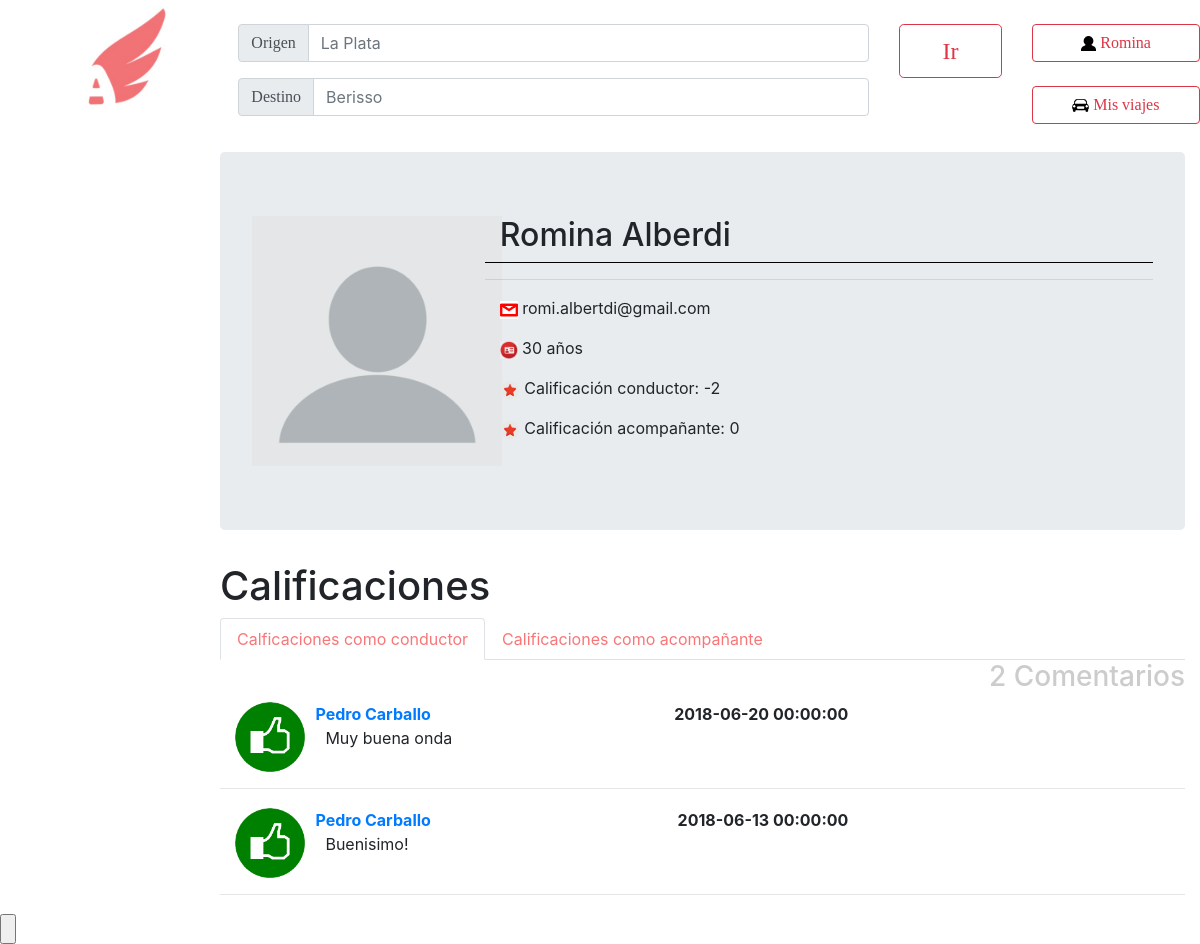
Before: /verPerfil.php?id=113 (signed in) with the older database file.
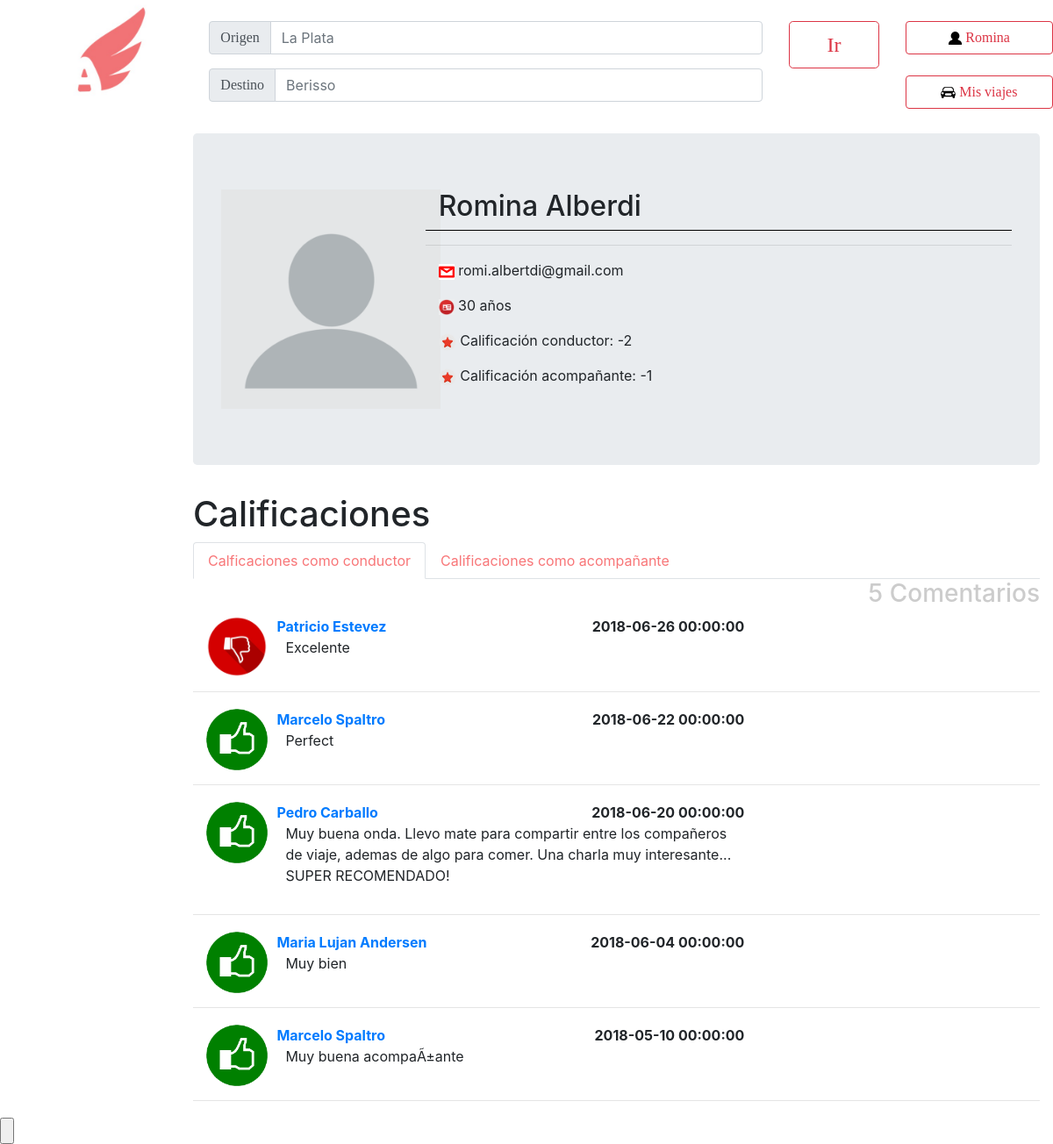
After: the same page with the newer database file.
### tables this page shows
CREATE TABLE IF NOT EXISTS `calificaciones` (
  `IDorigen` int(10) NOT NULL,
  `IDdestino` int(10) NOT NULL,
  `comentario` varchar(500) DEFAULT NULL,
  `fecha` datetime NOT NULL,
  `calificacion` int(2) NOT NULL DEFAULT '0',
  `IDcalif` int(11) NOT NULL AUTO_INCREMENT,
  `aConductor` tinyint(1) NOT NULL DEFAULT '1',
  `IDviaje` int(100) NOT NULL,
  PRIMARY KEY (`IDcalif`)
);

CREATE TABLE IF NOT EXISTS `usuarios` (
  `nombre` varchar(50) NOT NULL,
  `apellido` varchar(50) NOT NULL,
  `email` varchar(50) NOT NULL,
  `clave` varchar(50) NOT NULL,
  `fecha` date NOT NULL,
  `foto` longblob,
  `token` varchar(100) NOT NULL,
  `ID` int(11) NOT NULL AUTO_INCREMENT,
  `borrado` tinyint(1) NOT NULL DEFAULT '0',
  `penalizacion` int(20) NOT NULL DEFAULT '0',
  `penalizacion_acom` int(20) NOT NULL DEFAULT '0',
  `deuda` float NOT NULL DEFAULT '0',
  PRIMARY KEY (`ID`)
);

### funciones.php (called while the page is built, shortened)
<?php
	function calcularEdad($miCumpleanos){
		$cumpleanos = new DateTime($miCumpleanos);
                $hoy = new DateTime();
   	 	$annos = $hoy->diff($cumpleanos);
                return $annos->y;
	}
?>

### verPerfil.php (the view, shortened to what the changed rows need)
<html lang="en">
  <head>
    <link rel="stylesheet" href="css/bootstrap.min.css">
    <link rel="stylesheet" href="css/comentarios.css">
  </head>
  <body>
      <?php
            require 'funciones.php';
            $link=conectarABase();
            $id = $_GET['id'];
            $resultado = mysqli_query($link, "SELECT * FROM usuarios where ID='$id'");
            $row = $resultado->fetch_array(MYSQLI_ASSOC);
            $puntos=0;
            $calificaciones = mysqli_query($link, "SELECT calificacion FROM calificaciones where IDdestino=$id AND aConductor");
            while($cal = $calificaciones->fetch_array(MYSQLI_NUM)){
                $puntos=$puntos+$cal[0];
            }
            $puntos = $puntos - $row['penalizacion'];
            $puntosA=0;
            $calificacionesA= mysqli_query($link, "SELECT calificacion FROM calificaciones where IDdestino=$id AND !aConductor");
            while($calA = $calificacionesA->fetch_array(MYSQLI_NUM)){
                $puntosA=$puntosA+$calA[0];
            }
            $puntosA = $puntosA - $row['penalizacion_acom'];
            $calificaciones = mysqli_query($link,"SELECT * FROM calificaciones where IDdestino=$id and calificacion!=0 and aConductor=1 ORDER BY fecha desc");
  	?>
		<div class="row" position="fixed">
			<div class="col-10">
                              <div class="container-fluid">
                                      <div class="jumbotron">
                                        <div class="row">
                                            <div class="col-md-8 col-xs-12 col-sm-8 col-lg-9">
                                                <div class="container" style="border-bottom:1px solid black">
                                                  <h2><?php echo $row['nombre'] . " " . $row['apellido'] ;?></h2>
                                                </div>
                                                <ul class="container details">
                                                  <p><img height="18" src="Imagenes/email.png"><?php echo " " . $row['email']; ?></p>
                                                  <p><img height="18" src="Imagenes/Edad.png"><?php echo " " . calcularEdad($row['fecha']) . " años"; ?></p>
                                                  <p><img height="20" src="Imagenes/calificacion.png"> Calificación conductor: <?php echo $puntos ?></p>
                                                  <p><img height="20" src="Imagenes/calificacion.png"> Calificación acompañante: <?php echo $puntosA ?></p>
                                                </ul>
                                            </div>
                                        </div>
                                      </div>
                              </div>
                         <div class="container-fluid" >
                             <h1>Calificaciones</h1>
                              <div class="tab-content" id="nav-tabContent">
                                <div class="tab-pane fade show active" id="nav-home" role="tabpanel" aria-labelledby="nav-home-tab">
                                <h3 align="right" style="color: #cccccc"><?php echo mysqli_num_rows($calificaciones);?> Comentarios</h3>
                             <?php while ($cal = $calificaciones ->fetch_array(MYSQLI_NUM)) {
                                $usuariocalif = mysqli_query($link, "SELECT nombre,apellido,ID FROM calificaciones,usuarios where IDcalif=$cal[5] AND IDorigen=ID");
                                $usu = $usuariocalif -> fetch_array(MYSQLI_NUM);
                             ?>
                             <div class="container-fluid">
                                 <div class="row">
                                     <div class="col-1">
                                         <img height="70x70" src="Imagenes/<?php if($cal[4]==1){echo "like.png";}else{ echo "unlinke.png";} ?>">
                                     </div>
                                     <div class="col-7">
                                         <div><span style="float:right"><span style="font-weight:bold"> <?php echo $cal[3]?></span></span><a style="font-weight: bold"  href="verPerfil.php?id=<?php echo $usu[2];?>"><?php echo $usu[0] . " " . $usu[1]; ?></a></div>
                                         <p style="margin-left: 10px"><?php echo $cal[2]; ?></p>
                                     </div>
                                     <div class="col-4">
                                     </div>
                                 </div>
                             </div><hr style="height:3px; color:#999999" />
                             <?PHP }?></div>
                             </div>
                         </div>
			</div>
                    </div>
    	</body>
    </html>

Changed rows visible on the page:
no longer on this page (row edited): calificaciones: fecha "2018-06-13 00:00:00", usuarios.nombre "Pedro", usuarios.apellido "Carballo", comentario "Buenisimo!"
added calificaciones: fecha "2018-06-26 00:00:00", usuarios.nombre "Patricio", usuarios.apellido "Estevez", comentario "Excelente"
added calificaciones: fecha "2018-06-22 00:00:00", usuarios.nombre "Marcelo", usuarios.apellido "Spaltro", comentario "Perfect"
changed calificaciones "Pedro": comentario "Muy buena onda" → "Muy buena onda. Llevo mate para compartir entre los compañeros de viaje, ademas de algo para comer. Una charla muy interesante... SUPER RECOMENDADO!"
added calificaciones: fecha "2018-06-04 00:00:00", usuarios.nombre "Maria Lujan", usuarios.apellido "Andersen", comentario "Muy bien"
added calificaciones: fecha "2018-05-10 00:00:00", usuarios.nombre "Marcelo", usuarios.apellido "Spaltro", comentario "Muy buena acompaÃ±ante"
Other visible differences:
$puntosA: "0" → "-1"
mysqli_num_rows($calificaciones): "2" → "5"
